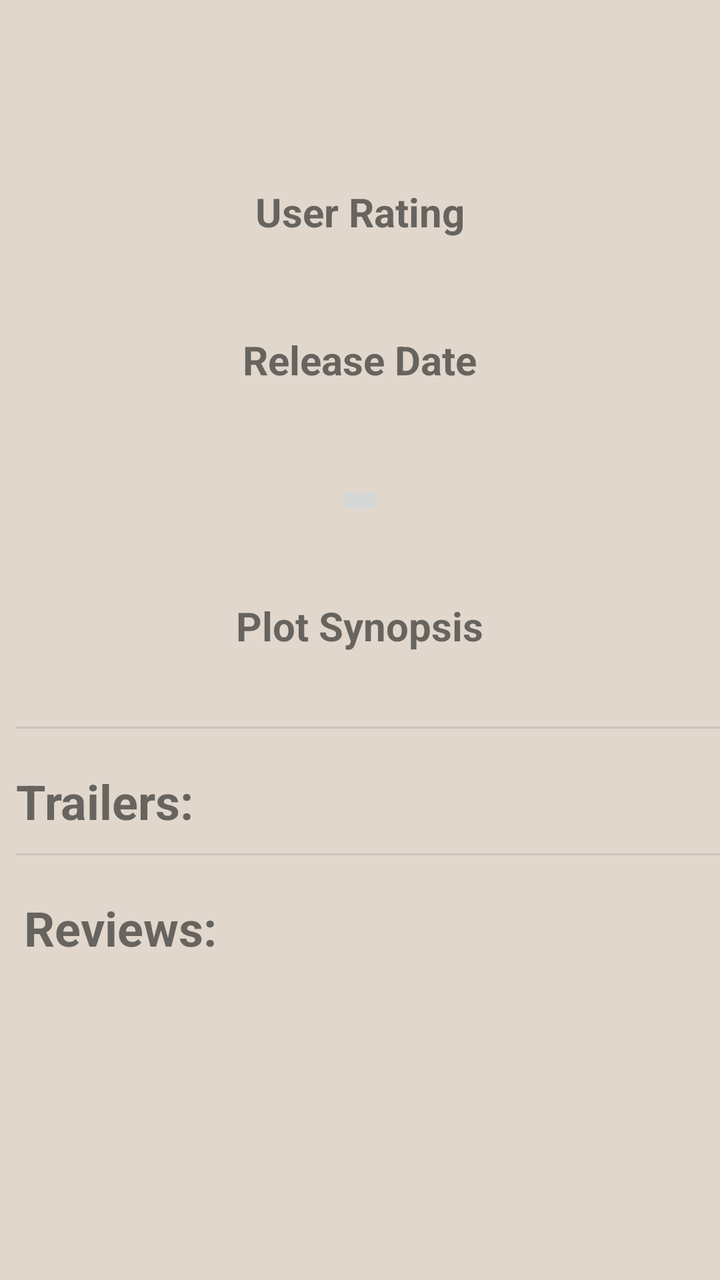
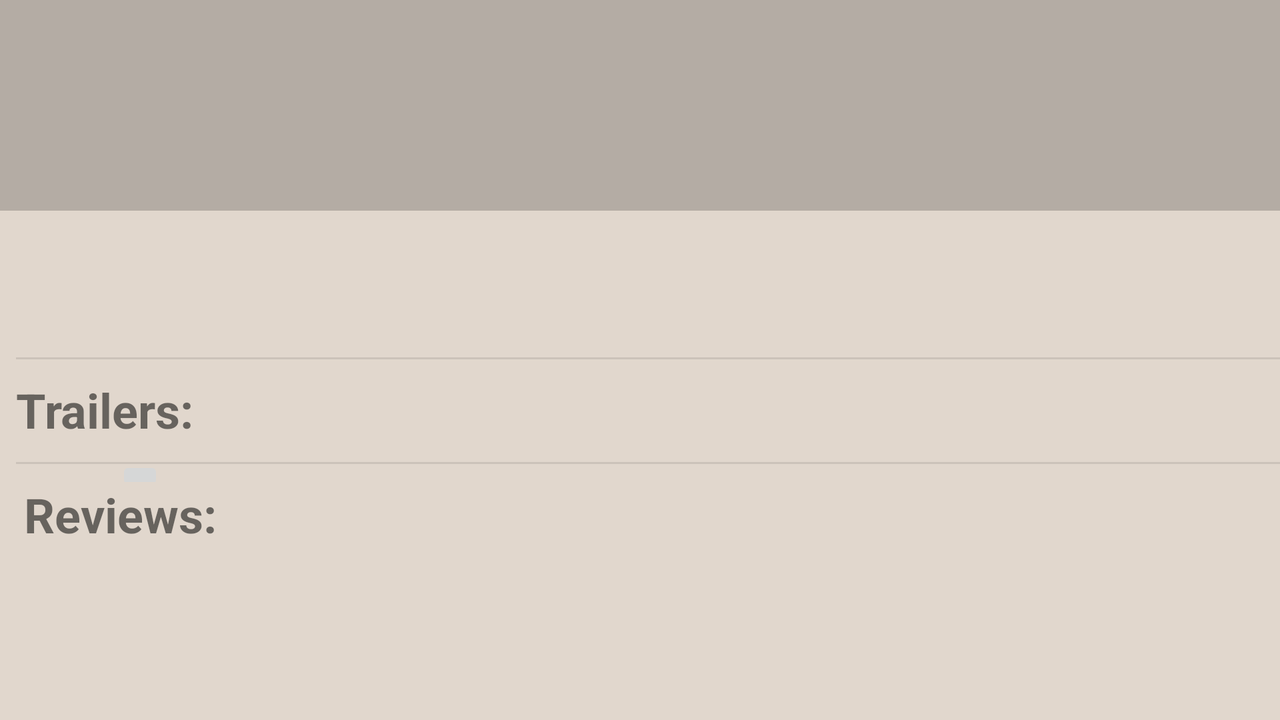

One screen, two layout resources from the same app: the default and the repository's alternative for another configuration. Each is rendered where Android would select it; the XML of both is given below.
<!-- AndroidManifest.xml: application theme AppTheme -->
<!-- res/layout/movie_details.xml -->
<?xml version="1.0" encoding="utf-8"?>
<ScrollView xmlns:android="http://schemas.android.com/apk/res/android"
    android:layout_width="match_parent"
    android:layout_height="match_parent" android:id="@+id/scroll_movie_details">
    <LinearLayout
        android:orientation="vertical" android:layout_width="match_parent"
        android:layout_height="wrap_content"
        android:id="@+id/linear_movie_detail"
        >


        <TextView
            android:layout_width="wrap_content"
            android:layout_height="wrap_content"
            android:id="@+id/movie_title"
            android:layout_gravity="center_horizontal"
            android:textStyle="bold"
            android:textSize="24sp"
            android:layout_marginTop="20dp"
            />

        <ImageView
            android:layout_width="wrap_content"
            android:layout_height="wrap_content"
            android:id="@+id/poster"
            android:layout_gravity="center_horizontal"
            android:layout_marginTop="20dp"
            android:contentDescription="@string/poster"/>

        <TextView
            android:layout_width="wrap_content"
            android:layout_height="wrap_content"
            android:id="@+id/user_rating"
            android:textStyle="bold"
            android:textSize="20sp"
            android:layout_marginTop="20dp"
            android:text="@string/user_rating"
            android:layout_gravity="center_horizontal"
            />
        <TextView
            android:layout_width="wrap_content"
            android:layout_height="wrap_content"
            android:id="@+id/vote_data"
            android:textSize="20sp"
            android:layout_gravity="center_horizontal"/>
        <TextView
            android:layout_width="wrap_content"
            android:layout_height="wrap_content"
            android:id="@+id/release_date"
            android:textStyle="bold"
            android:textSize="20sp"
            android:layout_marginTop="20dp"
            android:text="@string/release_date"
            android:layout_gravity="center_horizontal"/>
        <TextView
            android:layout_width="wrap_content"
            android:layout_height="wrap_content"
            android:textSize="20sp"
            android:id="@+id/release_date_data"
            android:layout_gravity="center_horizontal"
            android:layout_marginBottom="20dp"

            />

        <ImageButton
            android:layout_width="wrap_content"
            android:layout_height="wrap_content"
            android:id="@+id/favoriteStar"
            android:layout_gravity="center_horizontal"
            android:onClick="favoriteMovieSelected"
            android:contentDescription="@string/fav_star"/>
        <TextView
            android:layout_width="wrap_content"
            android:layout_height="wrap_content"
            android:layout_gravity="center_horizontal"
            android:id="@+id/favText"/>

        <TextView
            android:layout_width="wrap_content"
            android:layout_height="wrap_content"
            android:id="@+id/plot_synopsis"
            android:text="@string/plot_synopsis"
            android:textStyle="bold"
            android:layout_marginTop="20dp"
            android:textSize="20sp"
            android:layout_gravity="center_horizontal"/>
        <TextView
            android:layout_width="wrap_content"
            android:layout_height="wrap_content"
            android:id="@+id/plot_data"
            android:layout_gravity="center_horizontal"
            android:paddingLeft="15dp"
            android:paddingRight="15dp"
            android:textSize="20sp"
            android:textAlignment="center"
            />

        <View
            android:layout_width="match_parent"
            android:layout_height="1dp"
            android:background="@color/colorBeige"
            android:layout_marginTop="10dp"
            android:layout_marginLeft="8dp"
            android:layout_marginStart="8dp"
            android:id="@+id/bg_one"

            />
        <TextView
            android:id="@+id/trailers"
            android:layout_width="wrap_content"
            android:layout_height="wrap_content"
            android:ems="10"
            android:text="@string/trailer"
            android:textSize="24sp"
            android:layout_marginTop="20dp"
            android:layout_marginLeft="8dp"
            android:layout_marginStart="8dp"
            android:textStyle="bold"/>

        <android.support.v7.widget.RecyclerView
            android:layout_width="wrap_content"
            android:layout_height="wrap_content"
            android:id="@+id/rv_video_trailers">
        </android.support.v7.widget.RecyclerView>


        <View
            android:layout_width="match_parent"
            android:layout_height="1dp"
            android:background="@color/colorBeige"
            android:layout_marginTop="10dp"
            android:layout_marginLeft="8dp"
            android:layout_marginStart="8dp"
            android:id="@+id/bg_two"

            />
        <TextView
            android:id="@+id/reviews"
            android:layout_width="wrap_content"
            android:layout_height="wrap_content"
            android:ems="10"
            android:text="@string/review"
            android:layout_marginTop="20dp"
            android:textSize="24sp"
            android:layout_marginLeft="12dp"
            android:layout_marginStart="12dp"
            android:textStyle="bold"/>

        <android.support.v7.widget.RecyclerView
            android:layout_width="wrap_content"
            android:layout_height="wrap_content"
            android:id="@+id/rv_review">
        </android.support.v7.widget.RecyclerView>


        <TextView
            android:id="@+id/tv_error_message_display2"
            android:layout_width="wrap_content"
            android:layout_height="wrap_content"
            android:padding="16dp"
            android:text="@string/error_message"
            android:textSize="20sp"
            android:visibility="invisible" />
        <ProgressBar
            android:id="@+id/pb_loading_indicator2"
            android:layout_height="wrap_content"
            android:layout_width="wrap_content"
            android:layout_gravity="center"
            android:visibility="invisible" />
    </LinearLayout>
</ScrollView>
<!-- resources referenced by this layout -->
<resources>
  <color name="colorBeige">#CBC2B9</color>
  <string name="error_message">
          An error has occurred. Please try again by clicking REFRESH
      </string>
  <string name="fav_star">Favorite Icon</string>
  <string name="plot_synopsis">Plot Synopsis</string>
  <string name="poster">Movie Poster</string>
  <string name="release_date">Release Date</string>
  <string name="review">Reviews:</string>
  <string name="trailer">Trailers:</string>
  <string name="user_rating">User Rating</string>
  <style name="AppTheme" parent="Theme.AppCompat.Light.DarkActionBar">
          <item name="colorPrimary">@color/colorBeige</item>
          <item name="colorPrimaryDark">@color/colorBeigeDark</item>
          <item name="android:background">@color/Beige</item>
      </style>
  <color name="colorBeigeDark">#B4ACA4</color>
  <color name="Beige">#E1D7CD</color>
</resources>
<!-- res/layout-land/movie_details.xml (the repository's variant of the layout above) -->
<!-- drawn on the phone turned sideways -->
<?xml version="1.0" encoding="utf-8"?>
<ScrollView xmlns:android="http://schemas.android.com/apk/res/android"
    xmlns:app="http://schemas.android.com/apk/res-auto"
    android:layout_width="match_parent"
    android:layout_height="match_parent" android:id="@+id/scroll_movie_details">

    <android.support.constraint.ConstraintLayout
        xmlns:app="http://schemas.android.com/apk/res-auto"
        xmlns:tools="http://schemas.android.com/tools"
        android:layout_width="match_parent"
        android:layout_height="wrap_content"
        android:id="@+id/linear_movie_detail">

        <TextView
            android:id="@+id/movie_title"
            android:layout_width="0dp"
            android:layout_height="wrap_content"
            android:paddingLeft="20dp"
            android:paddingStart="20dp"

            android:paddingBottom="30dp"
            android:paddingTop="30dp"
            android:textAppearance="@style/TextAppearance.AppCompat.Display1"
            android:background="@color/colorBeigeDark"
            app:layout_constraintRight_toRightOf="parent"
            app:layout_constraintTop_toTopOf="parent"
            app:layout_constraintLeft_toLeftOf="parent"
            />

        <ImageView
            android:id="@+id/poster"
            android:layout_width="wrap_content"
            android:layout_height="wrap_content"
            app:layout_constraintTop_toBottomOf="@+id/movie_title"
            app:layout_constraintLeft_toLeftOf="parent"
            android:layout_marginLeft="20dp"
            android:layout_marginTop="20dp"
            android:layout_marginStart="20dp" />

        <TextView
            android:id="@+id/release_date_data"
            android:layout_width="wrap_content"
            android:layout_height="wrap_content"
            android:layout_marginLeft="50dp"
            android:layout_marginTop="28dp"
            app:layout_constraintLeft_toRightOf="@+id/poster"
            app:layout_constraintTop_toBottomOf="@+id/movie_title"
            android:layout_marginStart="50dp"
            android:textSize="24sp"
            />




        <TextView
            android:id="@+id/vote_data"
            android:layout_width="wrap_content"
            android:layout_height="wrap_content"
            android:textSize="24sp"
            app:layout_constraintLeft_toRightOf="@+id/release_date_data"
            app:layout_constraintRight_toLeftOf="@+id/release_date_data"

            android:layout_marginTop="15dp"
            tools:layout_constraintTop_creator="1"
            app:layout_constraintTop_toBottomOf="@+id/release_date_data" />

        <ImageButton
            android:id="@+id/favoriteStar"
            android:layout_width="wrap_content"
            android:layout_height="wrap_content"
            app:layout_constraintRight_toLeftOf="@+id/vote_data"
            app:layout_constraintLeft_toRightOf="@+id/vote_data"
            android:onClick="favoriteMovieSelected"
            android:layout_marginTop="15dp"
            app:layout_constraintTop_toBottomOf="@+id/vote_data" />

        <TextView
            android:layout_width="wrap_content"
            android:layout_height="wrap_content"
            android:layout_gravity="center_horizontal"
            android:id="@+id/favText"
            app:layout_constraintRight_toLeftOf="@+id/favoriteStar"
            app:layout_constraintLeft_toRightOf="@+id/favoriteStar"
            android:layout_marginLeft="10dp"
            android:textSize="18sp"
            app:layout_constraintTop_toBottomOf="@+id/favoriteStar"
            android:layout_marginStart="10dp" />

        <TextView
            android:id="@+id/plot_data"
            android:layout_width="match_parent"
            android:layout_height="wrap_content"
            android:ems="10"
            android:layout_marginTop="15dp"
            app:layout_constraintTop_toBottomOf="@+id/poster"
            android:layout_marginLeft="10dp"
            app:layout_constraintLeft_toLeftOf="parent"
            app:layout_constraintRight_toRightOf="parent"
            android:textSize="21sp"
            android:layout_marginStart="10dp" />

        <View
            android:layout_width="match_parent"
            android:layout_height="1dp"
            android:background="@color/colorBeige"
            app:layout_constraintTop_toBottomOf="@+id/plot_data"
            app:layout_constraintLeft_toLeftOf="parent"
            app:layout_constraintRight_toRightOf="parent"
            android:layout_marginTop="10dp"
            android:layout_marginLeft="8dp"
            android:layout_marginStart="8dp"

            android:id="@+id/bg_one"


            />

        <TextView
            android:id="@+id/trailers"
            android:layout_width="wrap_content"
            android:layout_height="wrap_content"
            android:ems="10"
            android:text="@string/trailer"
            android:textSize="24sp"
            android:layout_marginTop="20dp"
            app:layout_constraintTop_toBottomOf="@+id/plot_data"
            android:layout_marginLeft="8dp"
            app:layout_constraintLeft_toLeftOf="parent"
            android:layout_marginStart="8dp"
            android:textStyle="bold"/>


        <android.support.v7.widget.RecyclerView
            android:layout_width="wrap_content"
            android:layout_height="wrap_content"
            android:id="@+id/rv_video_trailers"
            app:layout_constraintTop_toBottomOf="@+id/trailers"
            app:layout_constraintLeft_toLeftOf="parent"
            >
        </android.support.v7.widget.RecyclerView>

        <View
            android:layout_width="match_parent"
            android:layout_height="1dp"
            android:background="@color/colorBeige"
            app:layout_constraintTop_toBottomOf="@+id/rv_video_trailers"
            app:layout_constraintLeft_toLeftOf="parent"
            app:layout_constraintRight_toRightOf="parent"
            android:layout_marginTop="10dp"
            android:layout_marginLeft="8dp"
            android:layout_marginStart="8dp"
            android:id="@+id/bg_two"

            />

        <TextView
            android:id="@+id/reviews"
            android:layout_width="wrap_content"
            android:layout_height="wrap_content"
            android:ems="10"
            android:text="@string/review"
            android:layout_marginTop="20dp"
            android:textSize="24sp"
            app:layout_constraintTop_toBottomOf="@+id/rv_video_trailers"
            android:layout_marginLeft="12dp"
            app:layout_constraintLeft_toLeftOf="parent"
            android:layout_marginStart="12dp"
            android:textStyle="bold"/>


        <android.support.v7.widget.RecyclerView
            android:layout_width="wrap_content"
            android:layout_height="wrap_content"
            android:id="@+id/rv_review"
            app:layout_constraintTop_toBottomOf="@+id/reviews"
            app:layout_constraintLeft_toLeftOf="parent"

            >
        </android.support.v7.widget.RecyclerView>

        <TextView
            android:id="@+id/tv_error_message_display2"
            android:layout_width="wrap_content"
            android:layout_height="wrap_content"
            android:padding="16dp"
            android:text="@string/error_message"
            android:textSize="20sp"
            android:visibility="invisible"
            app:layout_constraintTop_toBottomOf="parent"
            app:layout_constraintLeft_toLeftOf="parent"

            />
        <ProgressBar
            android:id="@+id/pb_loading_indicator2"
            android:layout_height="wrap_content"
            android:layout_width="wrap_content"
            android:layout_gravity="center"
            android:visibility="invisible"
            app:layout_constraintTop_toBottomOf="parent"
            app:layout_constraintLeft_toLeftOf="parent"
            app:layout_constraintRight_toRightOf="parent"
            />

    </android.support.constraint.ConstraintLayout>
</ScrollView>
<!-- resources referenced by the variant -->
<!-- as the phone turned sideways resolves them -->
<resources>
  <color name="colorBeige">#CBC2B9</color>
  <color name="colorBeigeDark">#B4ACA4</color>
  <string name="error_message">
          An error has occurred. Please try again by clicking REFRESH
      </string>
  <string name="review">Reviews:</string>
  <string name="trailer">Trailers:</string>
  <style name="AppTheme" parent="Theme.AppCompat.Light.DarkActionBar">
          <item name="colorPrimary">@color/colorBeige</item>
          <item name="colorPrimaryDark">@color/colorBeigeDark</item>
          <item name="android:background">@color/Beige</item>
      </style>
  <color name="Beige">#E1D7CD</color>
</resources>
